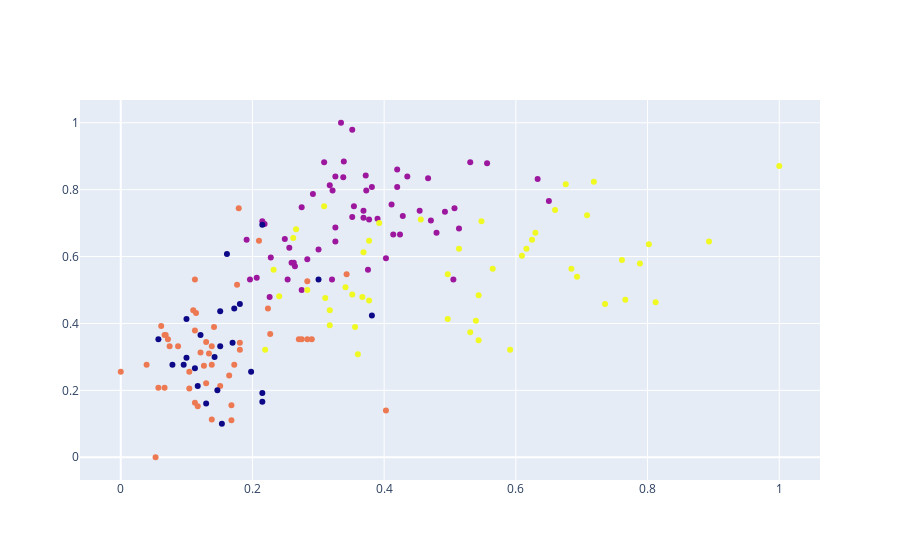

Write notebook code for a chart like this one.
### Code cell
fig = go.Figure()
fig.add_trace(go.Scatter(x = df['Intensidade_de_cor'], y = df['Alcool'], 
                        mode = 'markers',
                        marker = dict(color = agrupador.labels_.astype(np.float)), 
                        text = labels))

fig.show()

### Figure 1 — Plotly figure (JSON) as saved in the notebook; plotly's stock layout.template omitted (floating-point values rounded to 4 significant figures; data arrays with more than 128 entries replaced by an {"elided": "..."} marker saying what was removed)
{"data": [{"marker": {"color": {"elided": "178 int values"}}, "mode": "markers", "text": {"elided": "178 int values"}, "type": "scatter", "x": {"elided": "178 float values"}, "y": {"elided": "178 float values"}}], "layout": {}}
